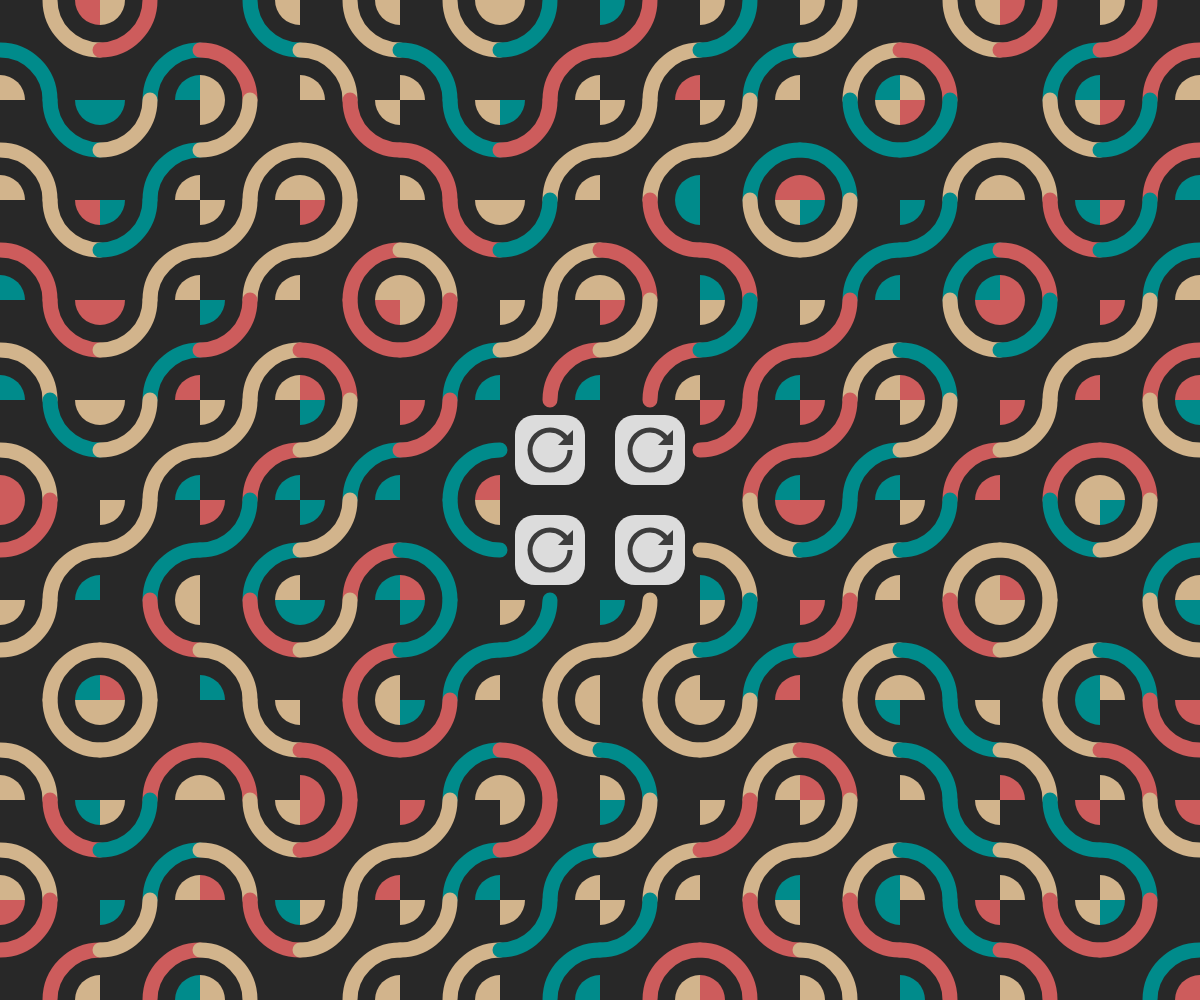
Frame 1 (no input)
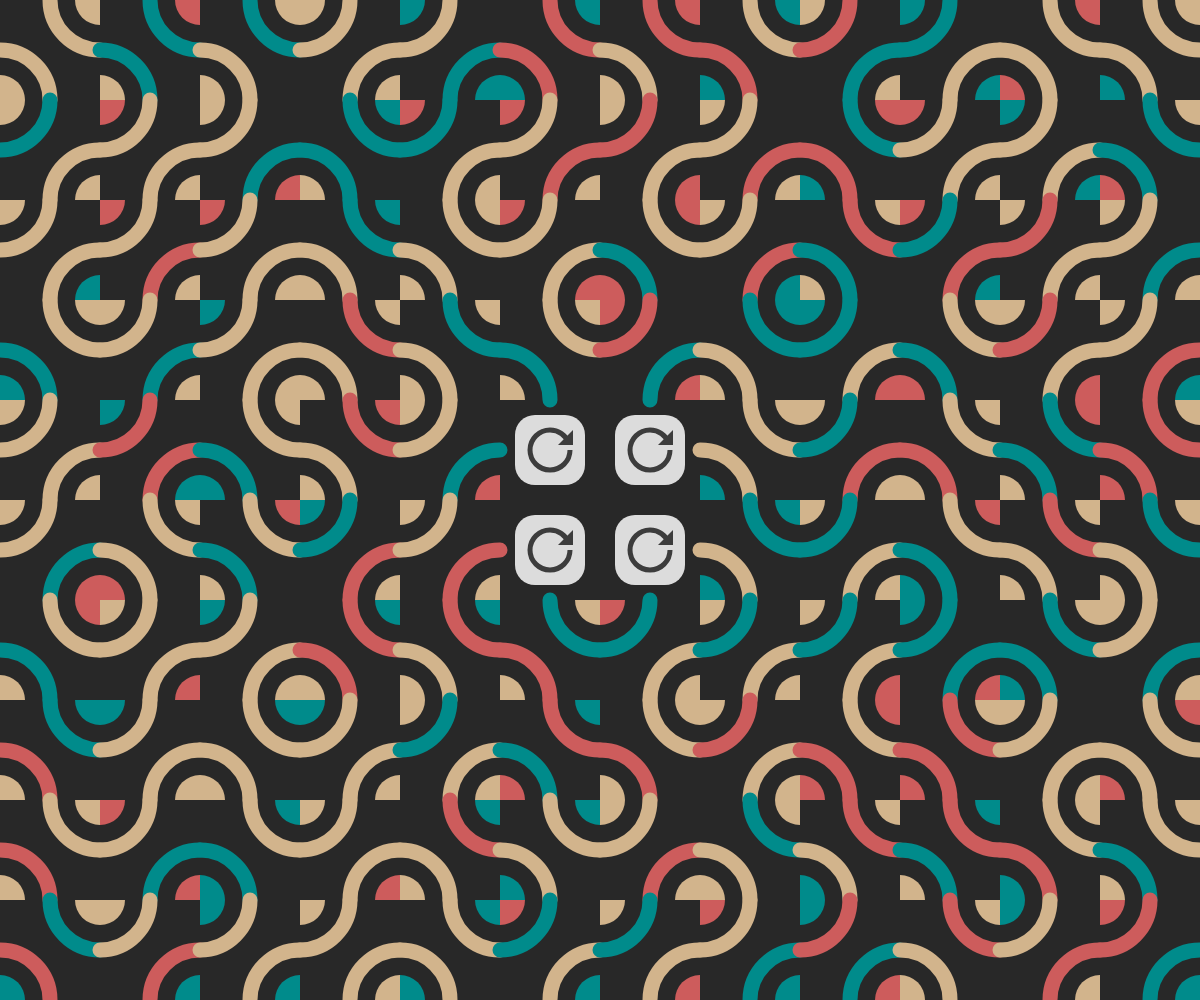
Frame 2 (the mouse pressed at the canvas centre, redrawn once)

The p5.js sketch that drew these frames (run headless with seeded random() and noise() and a simulated clock; the mouse was pressed at the canvas centre and the sketch redrawn once):

// p5.js sketch
// ── sketch.js
var palette = ["DarkCyan", "Tan", "IndianRed"];
//main size
var a = 50;

function setup() {
  createCanvas(windowWidth, windowHeight);
  angleMode(DEGREES);
}

function draw() {
  background(40);
  ellipseMode(CENTER);
  rectMode(CENTER);
  strokeCap(ROUND);
  //generate the grid
  for (var x = a; x < width; x += a * 2) {
    for (var y = a; y < height; y += a * 2) {
      //refresh button in the middle of the grid
      if (x >= width / 2 - a && x <= width / 2 + a && y >= height / 2 - a && y <= height / 2 + a) {
        push();
        fill(220);
        noStroke();
        translate(x, y);
        square(0, 0, 70, 20, 20, 20, 20);
        pop();
        push();
        noFill();
        stroke(60);
        strokeWeight(5);
        strokeCap(SQUARE);
        translate(x, y);
        arc(0, 0, 40, 40, 0, 340);
        pop();
        push();
        fill(60);
        noStroke();
        translate(x + 8, y - 20);
        triangle(0, 15, 15, 0, 15, 15)
        pop();
      } else {
        //two couples of variable shapes inside every unit of the grid
        var rot = 90 * (Math.round(random() * 4));
        for (var i = -a, r = 0; i <= a; i += a * 2, r += 180) {
          push();
          translate(x, y);
          rotate(rot);
          noFill();
          strokeWeight(15);
          stroke(color(palette[Math.round(random() * 2)]));
          arc(i, i, a * 2, a * 2, r, r + 90);
          pop();

          push();
          translate(x, y);
          rotate(rot);
          noStroke();
          fill(color(palette[Math.round(random() * 2)]));
          arc(i, i, a, a, r, r + 90);
          pop();
        }
      }
    }
  }
  noLoop();
}
//changing the cursor
function mouseMoved() {
  if (mouseX >= width / 2 - 80 && mouseX <= width / 2 + 40 && mouseY >= height / 2 - 80 && mouseY <= height / 2 + 40) {
    cursor('pointer');
  } else {
    cursor('default')
  }
}
//refreshing the pattern
function mousePressed() {
  if (mouseX >= width / 2 - 80 && mouseX <= width / 2 + 40 && mouseY >= height / 2 - 80 && mouseY <= height / 2 + 40) {
    loop();
  } else {
    noLoop();
  }
}
